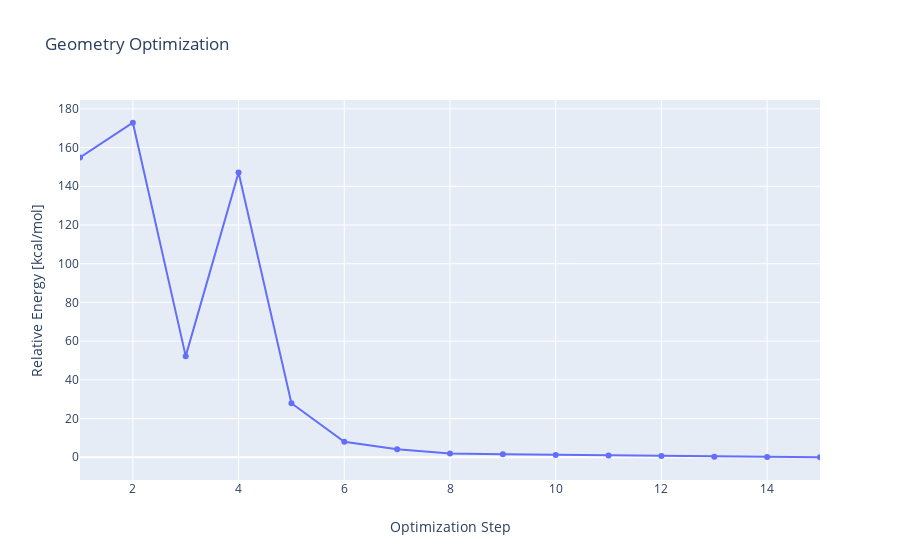

Source (notebook cell):
### Code cell
optimization[0].show_history()

### Figure 1 — Plotly figure (JSON) as saved in the notebook; plotly's stock layout.template omitted (floating-point values rounded to 4 significant figures)
{"data": [{"mode": "lines+markers", "type": "scatter", "x": [1, 2, 3, 4, 5, 6, 7, 8, 9, 10, 11, 12, 13, 14, 15], "y": [154.9, 172.8, 52.24, 147.1, 27.88, 7.966, 4.136, 1.992, 1.532, 1.226, 0.919, 0.613, 0.306, 0.153, 0]}], "layout": {"title": {"text": "Geometry Optimization"}, "xaxis": {"range": [1, 15], "title": {"text": "Optimization Step"}}, "yaxis": {"title": {"text": "Relative Energy [kcal/mol]"}, "zeroline": true}}}
